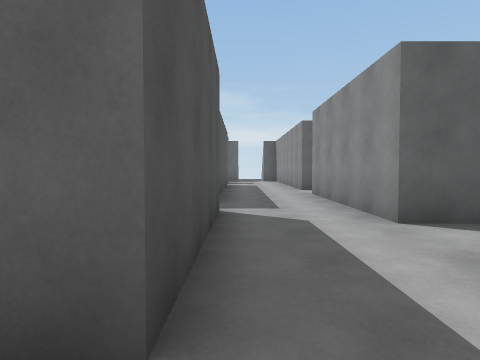
[1] (above)

22 first-person views from a walk through a 3-D level made in the Unity game engine. The camera is 1.3 m above the floor, tilts 2° down and sees 75° across. The floor is counted in squares, 2 m on a side. Each view is taken from the middle of a square. On the plan, view 1 faces up. The plan holds only what a view shows up to about 10 squares ahead; the rest is blank. The place goes on beyond the plan. The player is left out. Some animated figures are left out. Door leaves are left out, so doorways stand open. Surface patterns are stand-ins for the level's own textures.

[2]
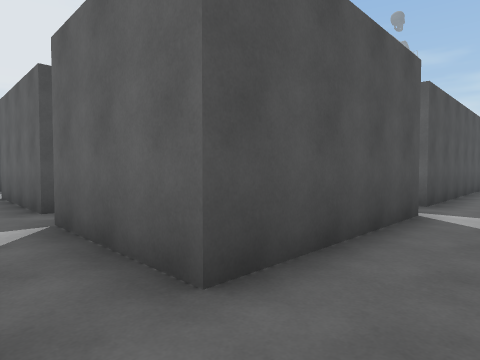

[3]
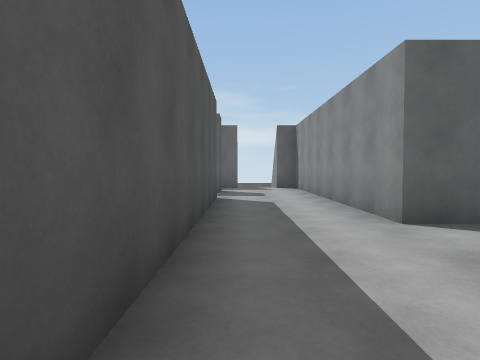

[4]
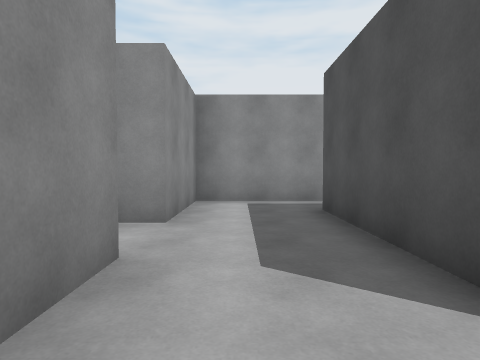

[5]
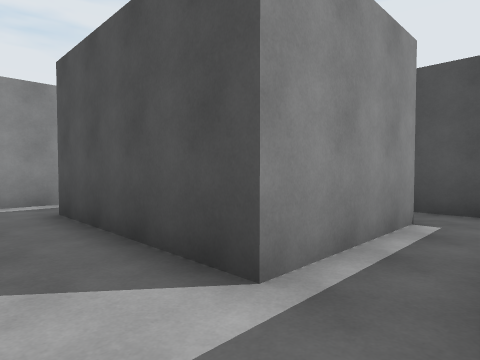

[6]
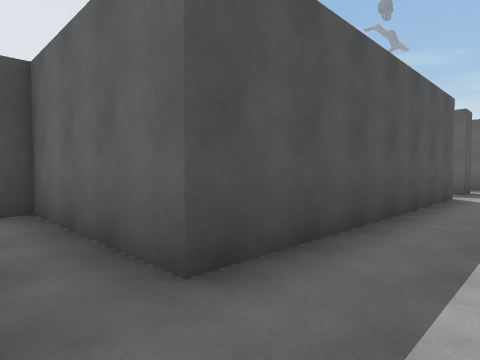

[7]
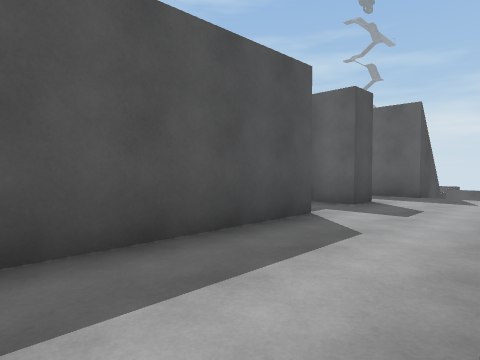

[8]
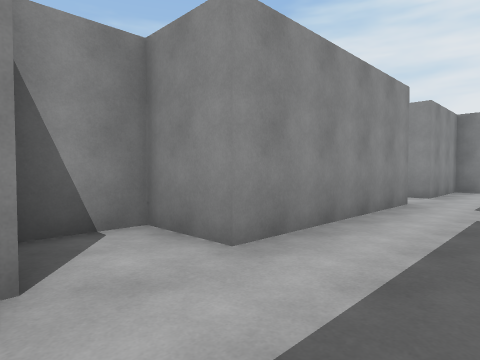

[9]
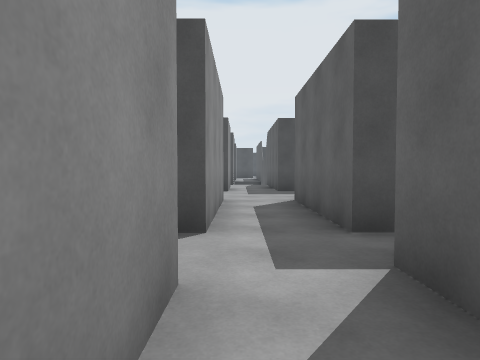

[10]
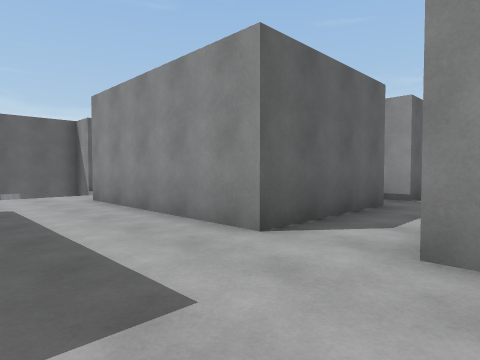

[11]
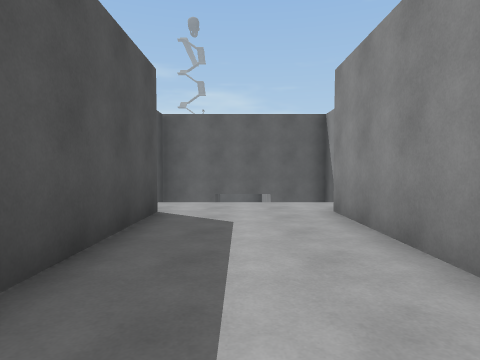

[12]
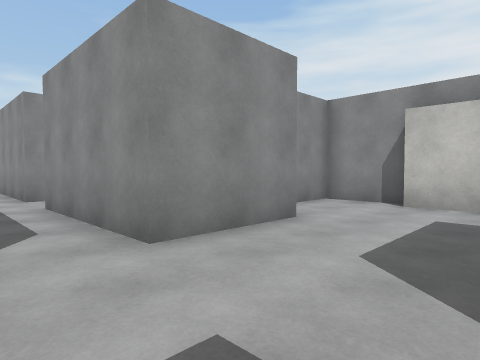

[13]
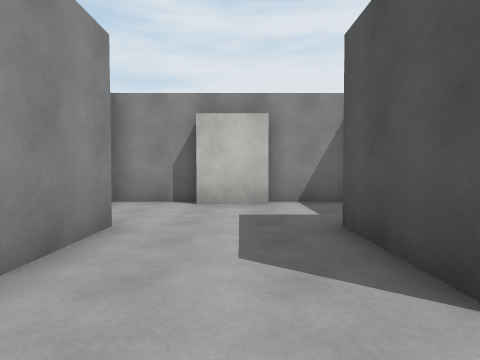

[14]
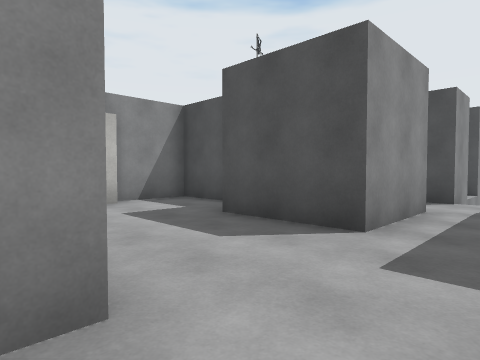

[15]
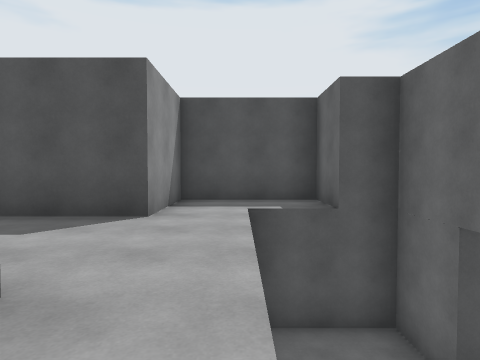

[16]
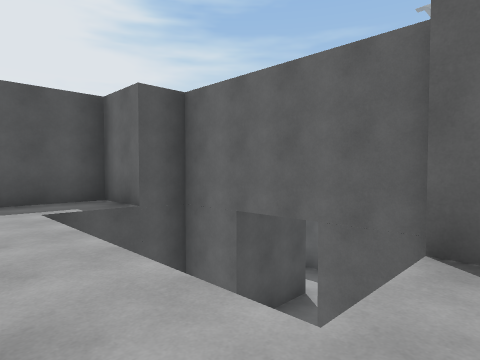

[17]
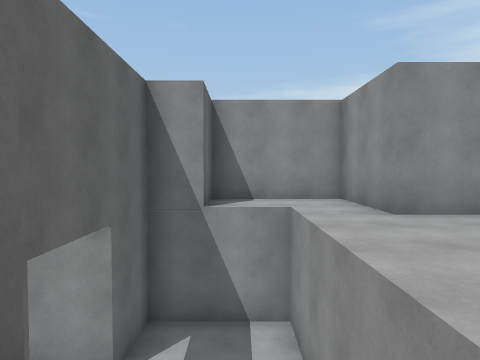

[18]
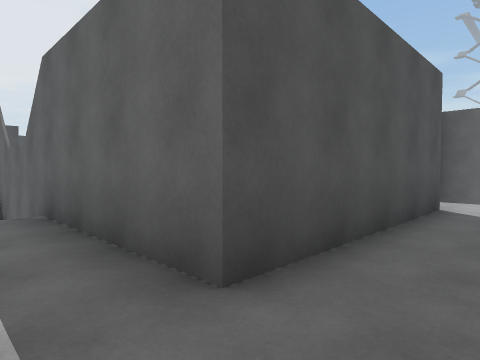

[19]
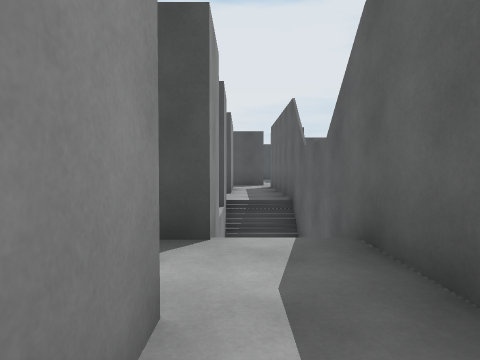

[20]
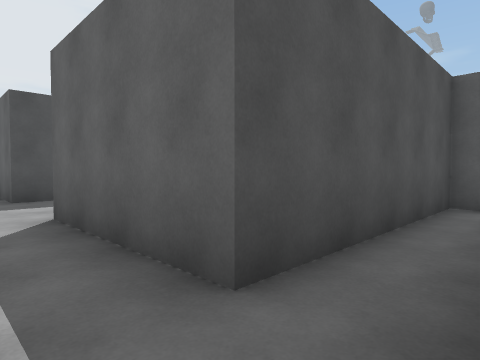

[21]
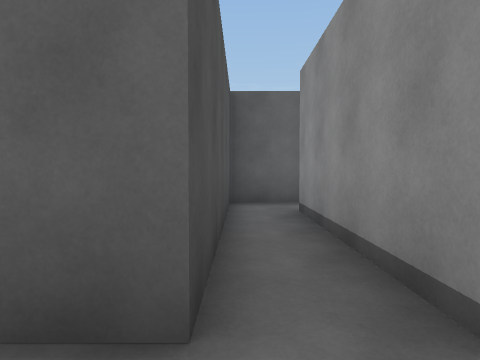

[22]
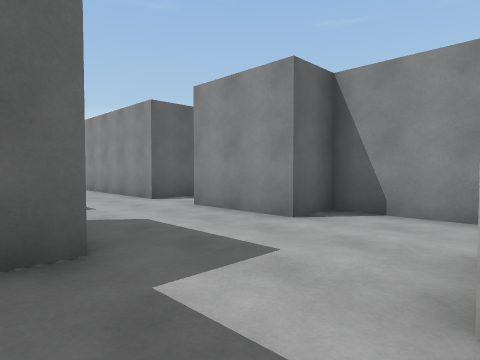

### Floor plan
Key: @ floor where view 1 was taken; # wall or solid block; . main floor; - floor 2.25 m lower than the main floor; / step, stairs or slope; v drop or lower ground.
Columns run from 21 left of view 1 to 3 right of it. Each row starts with its distance up from view 1.
 14                    #...#
 13           vv       ##..#
 12            vv       #..#
 11             v       #..#
 10           ##vv##    #..##
  9         ###v vv##   #...#
  8         #.vv vv.#   #..##
  7         #.......#   #..#
  6         #.......#####..#
  5          ##...###......#
  4           #...###.###..##
  3           #...###.###...#
  2           #...###.###..##
  1 ###########.......###..#
  0 ..../-//.............@.#
 -1 ##  # ##.##...###..#####
 -2           #...##
 -3           .....#
 -4          #.....#
 -5          #..#..#
 -6          #######

Positions as (right, up) in squares from view 1, and headings:
1: (0, 0), facing up
2: (1, 0), facing up-left
3: (0, 6), facing up
4: (1, 6), facing down
5: (1, 6), facing down-left
6: (1, 5), facing up-left
7: (2, 9), facing up-left
8: (0, 10), facing down-right
9: (-1, 0), facing left
10: (-10, -1), facing up-right
11: (-9, 1), facing up
12: (-10, 1), facing down-right
13: (-9, 1), facing down
14: (-7, 1), facing down-left
15: (-6, 7), facing left
16: (-6, 6), facing up-left
17: (-12, 8), facing right
18: (-9, 0), facing up-left
19: (-11, 0), facing left
20: (-3, 0), facing up-left
21: (-4, 0), facing up
22: (-11, -5), facing up-right
